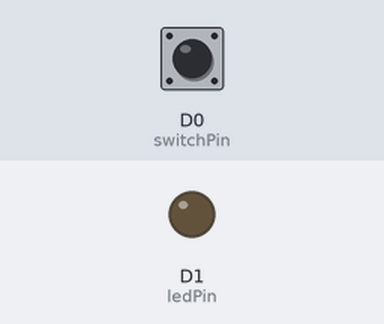
Bench run of a sketch on a simulated ESP8266 (NodeMCU). Parts: output pins drawn as LEDs (lit = HIGH). The test bench sets the inputs (shaded band); at power-on: D0 (switchPin) HIGH.

Above: at 1.2 s.
1.3 s: D0 (switchPin) pulled LOW for 0.15 s
At 1.37 s:
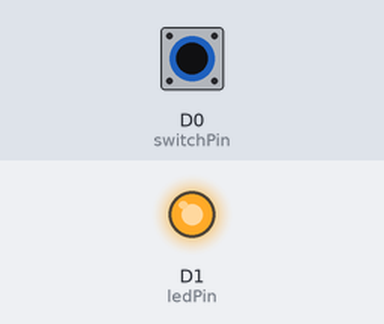
2.9 s: D0 (switchPin) pulled LOW for 3.2 s
At 6.7 s:
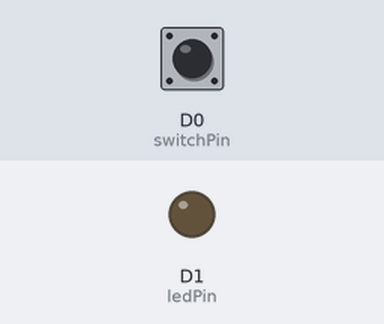
Timing chart, 0 to 8.2 s (numbered marks = the images above; inputs shaded):
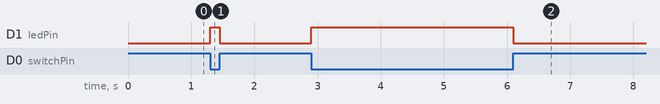

The sketch:

Switching.ino
```cpp
// We will be using D1 to control our LED
int ledPin = D1;

// Our button wired to D0
// We wire D0 to the middle terminal on the switch
// And any of the two other terminals to ground
int switchPin = D0;

void setup()
{

  // For input, we define the
  // switch as an input-pullup
  // this uses an internal pullup resistor
  // to manage consistent reads from the device

  pinMode( switchPin , INPUT_PULLUP); // sets pin as input

  // We also want to use the LED

  pinMode( ledPin , OUTPUT ); // sets pin as output

}

void loop()
{
   // find out if the button is pushed
   // or not by reading from it.
   int buttonState = digitalRead( switchPin );

  // Using a pulldown resistor we get a LOW
  // Signal when its on

  if( buttonState == LOW )
  {
    // turn the LED On
    digitalWrite( ledPin, HIGH);
  }else{
    // otherwise
    // turn the LED Off
    digitalWrite( ledPin, LOW);

  }


}
```

Measured:
- after the input at 1.3 s, D1 (ledPin): LOW → HIGH at once, → LOW 0.15 s later
- after the input at 2.9 s, D1 (ledPin): LOW → HIGH at once, → LOW 3.2 s later
